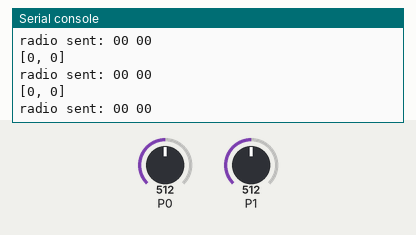
Bench run of a program on a simulated BBC micro:bit running MicroPython. Shown: the last lines printed to the serial console. The inputs (shaded band) are chosen by the test bench; at power-on: P0 = 512, P1 = 512 (analog values on the 0–1023 scale). No radio messages arrive unless stated (any console line starting 'radio sent:' is added by the test bench).

Above: at 1.2 s.
1.3 s: P0 set to 716
At 2.1 s:
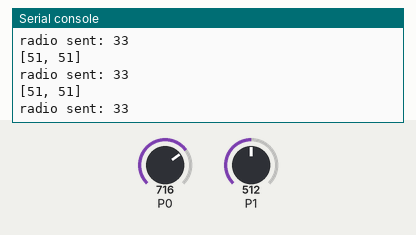
2.8 s: P1 set to 486
At 3.9 s:
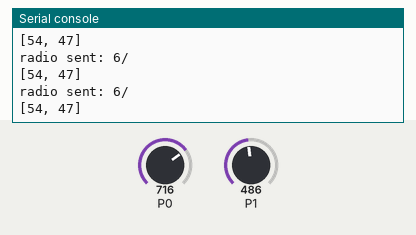
4.3 s: P1 set to 306
Timing chart, 0 to 5.0 s (numbered marks = the images above; inputs shaded):
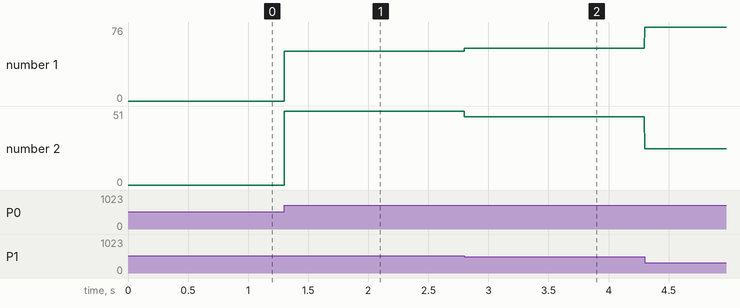

The program:

remote.py
```python
from microbit import *
import radio

print('Control')
radio.on()

yIni = pin0.read_analog()
xIni = pin1.read_analog()

# def strPad(val):
#     s = str(val)
#     l = 4 - len(s)
#     return ' ' * l + s

def to_byte(val):
    forward = val & 512
    val = val & 511 if forward else ~val

    if val & 992 == 0:
        return 0

    val = val >> 2
    return val & 255

def to_bytes(y, x):
    x = 0 if x >= 496 and x <= 528 else x - 512
    x = x // 2
    return [to_byte(min(1023, max(0, y - x))), to_byte(min(1023, max(0, y + x)))]


while True:
    val = to_bytes(pin0.read_analog(), pin1.read_analog())
    print(val)
    radio.send_bytes(bytearray(val))
    # y = -1 * (pin0.read_analog() - yIni)
    # x = pin1.read_analog() - xIni
    # izq = y + x
    # der = y - x
    # print(strPad(izq) + ' ' + strPad(der) + ' ' + strPad(y) + ' ' + strPad(x))
```

Measured:
- after the input at 1.3 s, the serial console: prints a new line at once (image 1)
- after the input at 2.8 s, the serial console: prints a new line at once (image 2)
- plotted number 1: 0 → 51 after the input at 1.3 s, 51 → 54 after the input at 2.8 s, 54 → 76 after the input at 4.3 s
- plotted number 2: 0 → 51 after the input at 1.3 s, 51 → 47 after the input at 2.8 s, 47 → 25 after the input at 4.3 s
